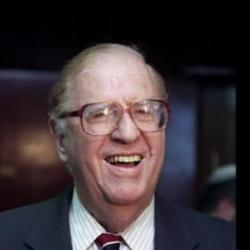
#> input picture dataset/lfw-deepfunneled/lfw-deepfunneled/Abba_Eban/Abba_Eban_0001.jpg, 250 x 250 px
$ python -i image_processing.py   (imports and definitions only)
#> lines starting #> are read from the running program, lines starting #| are printed output that depends on the picture
"""
image_processing.py — Phase 2: Enhanced preprocessing for InsightFace buffalo_l
=================================================================================
Key changes over Phase 1:
  - Output size increased to 800x800 (InsightFace detector works on 640x640
    internally but benefits from a higher-res input fed to it)
  - CLAHE-style contrast enhancement via OpenCV for better edge definition
  - Histogram equalisation on luminance channel (YUV) — preserves colour
    while boosting contrast in dark/flat composite sketches
  - Gentle Gaussian sharpening to surface facial structure
  - PIL-based fallback if OpenCV fails
"""

import os
import numpy as np

try:
    import cv2
    _CV2_OK = True
except ImportError:
    _CV2_OK = False

from PIL import Image, ImageOps, ImageEnhance, ImageFilter


def _enhance_with_cv2(img_path: str, output_size=(800, 800)) -> bool:
    """
    OpenCV-based preprocessing pipeline (preferred path):
      1. CLAHE on L-channel of LAB colour space  — localised contrast boost
      2. Unsharp-mask sharpening
      3. Pad-resize preserving aspect ratio
    Returns True on success, False on failure.
    """
#> called with output_size = (800, 800)
    # Read with alpha channel
    img = cv2.imread(img_path, cv2.IMREAD_UNCHANGED)
#> img is the input picture: shape (250, 250, 3); mean B, G, R 56.7, 53, 62.9
    if img is None:
        return False

    # ── Handle Transparent Backgrounds (Composites) ──────────────────────────
    if len(img.shape) == 3 and img.shape[2] == 4:
        alpha = img[:, :, 3] / 255.0
        # Blend onto white background instead of black
        white_bg = np.ones_like(img[:, :, :3]) * 255
        for c in range(3):
            img[:, :, c] = (img[:, :, c] * alpha + white_bg[:, :, c] * (1.0 - alpha)).astype(np.uint8)
        img = img[:, :, :3]
    elif len(img.shape) == 2:
        img = cv2.cvtColor(img, cv2.COLOR_GRAY2BGR)

    # ── CLAHE on LAB L-channel (localised contrast, no colour shift) ─────────
    lab = cv2.cvtColor(img, cv2.COLOR_BGR2LAB)
#> lab: shape (250, 250, 3); mean of channels 0, 1, 2 57.9, 133.2, 127.3
    l, a, b = cv2.split(lab)
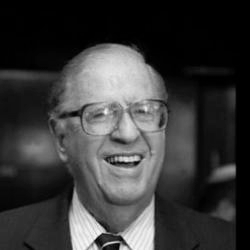
#> l: shape (250, 250); min 0, max 250, mean 57.9
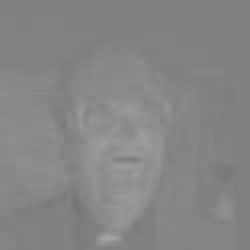
#> a: shape (250, 250); min 115, max 166, mean 133.2
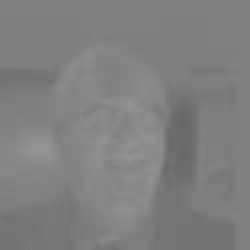
#> b: shape (250, 250); min 102, max 149, mean 127.3
    clahe = cv2.createCLAHE(clipLimit=2.5, tileGridSize=(8, 8))
    l_eq = clahe.apply(l)
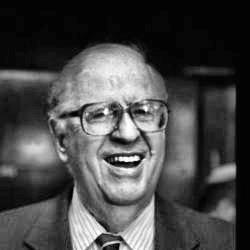
#> l_eq: shape (250, 250); min 1, max 255, mean 73
    lab_eq = cv2.merge([l_eq, a, b])
#> lab_eq: shape (250, 250, 3); mean of channels 0, 1, 2 73, 133.2, 127.3
    img = cv2.cvtColor(lab_eq, cv2.COLOR_LAB2BGR)
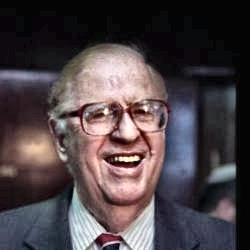
#> img: shape (250, 250, 3); mean B, G, R 71.4, 67.4, 77.5

    # ── Unsharp-mask: sharpen edges (facial contours) ─────────────────────────
    gaussian = cv2.GaussianBlur(img, (0, 0), sigmaX=2.0)
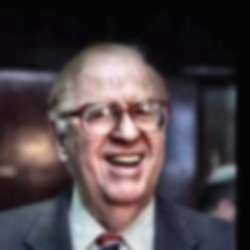
#> gaussian: shape (250, 250, 3); mean B, G, R 71.4, 67.4, 77.5
    img = cv2.addWeighted(img, 1.5, gaussian, -0.5, 0)

    # ── Pad-resize: keep aspect ratio, pad with neutral grey ─────────────────
    h, w = img.shape[:2]
#> h = 250; w = 250
    scale = min(output_size[0] / w, output_size[1] / h)
#> scale = 3.2
    new_w, new_h = int(w * scale), int(h * scale)
#> new_w = 800; new_h = 800
    img = cv2.resize(img, (new_w, new_h), interpolation=cv2.INTER_LANCZOS4)
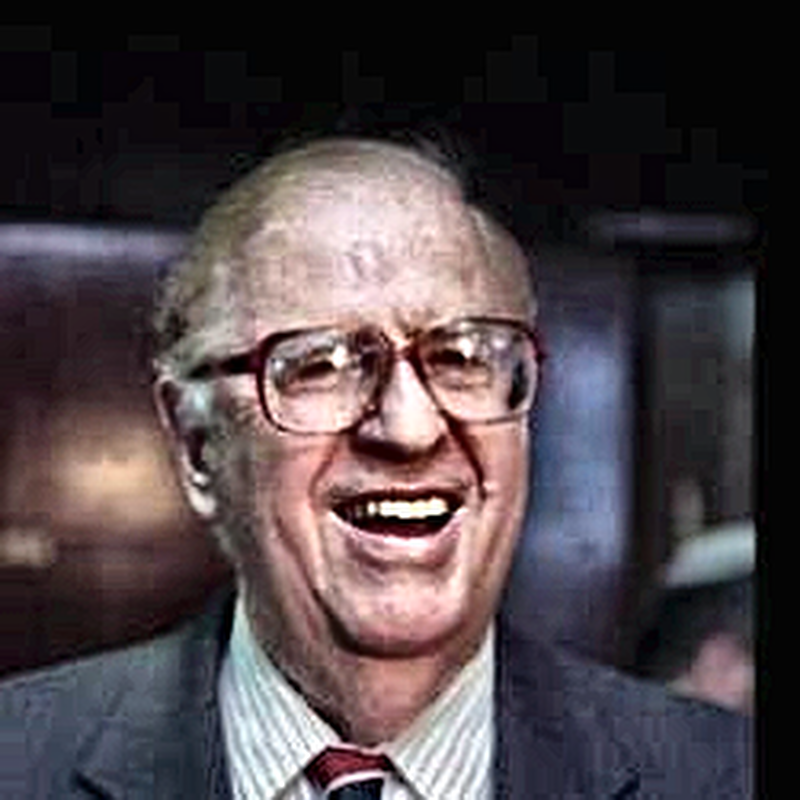
#> img: shape (800, 800, 3); mean B, G, R 71.4, 67.5, 77.4
    pad_top    = (output_size[1] - new_h) // 2
#> pad_top = 0
    pad_bottom = output_size[1] - new_h - pad_top
#> pad_bottom = 0
    pad_left   = (output_size[0] - new_w) // 2
#> pad_left = 0
    pad_right  = output_size[0] - new_w - pad_left
#> pad_right = 0
    img = cv2.copyMakeBorder(img, pad_top, pad_bottom, pad_left, pad_right,
                             cv2.BORDER_CONSTANT, value=(200, 200, 200))

    # Use correct imwrite params based on file extension
    # IMWRITE_JPEG_QUALITY (key=1) is invalid for PNG and causes a warning
    ext = os.path.splitext(img_path)[1].lower()
    if ext in ('.jpg', '.jpeg'):
        cv2.imwrite(img_path, img, [cv2.IMWRITE_JPEG_QUALITY, 95])
    else:
        # PNG: compression 1 = fast, low compression (preserves quality)
        cv2.imwrite(img_path, img, [cv2.IMWRITE_PNG_COMPRESSION, 1])
    return True


def _enhance_with_pil(img_path: str, output_size=(800, 800)):
    """
    PIL fallback preprocessing pipeline (used when OpenCV is unavailable):
      Contrast + sharpness boost + unsharp mask + pad-resize
    """
    img_raw = Image.open(img_path)
    if img_raw.mode in ('RGBA', 'LA') or (img_raw.mode == 'P' and 'transparency' in img_raw.info):
        alpha = img_raw.convert('RGBA').split()[-1]
        img = Image.new("RGB", img_raw.size, (255, 255, 255))
        img.paste(img_raw, mask=alpha)
    else:
        img = img_raw.convert("RGB")

    img = ImageOps.exif_transpose(img)

    img = ImageEnhance.Contrast(img).enhance(1.7)
    img = ImageEnhance.Brightness(img).enhance(1.05)
    img = ImageEnhance.Sharpness(img).enhance(2.0)
    img = img.filter(ImageFilter.UnsharpMask(radius=1.5, percent=140, threshold=3))

    img.thumbnail(output_size, Image.LANCZOS)
    background = Image.new("RGB", output_size, (200, 200, 200))
    offset = (
        (output_size[0] - img.size[0]) // 2,
        (output_size[1] - img.size[1]) // 2,
    )
    background.paste(img, offset)
    background.save(img_path, quality=95)


def preprocess_image(image_path: str, output_size=(800, 800)) -> str:
    """
    Enhanced preprocessing pipeline for composite/latent sketch images.

    Preferred path: OpenCV CLAHE + unsharp mask + pad-resize (800x800)
    Fallback path:  PIL contrast/sharpness boost + pad-resize

    Both paths produce an image that InsightFace buffalo_l and DeepFace ArcFace
    can process more reliably than the raw composite SVG render.

    Returns:
        str: the (modified) image_path
    """
    if _CV2_OK:
        success = _enhance_with_cv2(image_path, output_size)
        if success:
            return image_path
    # PIL fallback
    _enhance_with_pil(image_path, output_size)
    return image_path

>>> result = preprocess_image('../dataset/lfw-deepfunneled/lfw-deepfunneled/Abba_Eban/Abba_Eban_0001.jpg')
